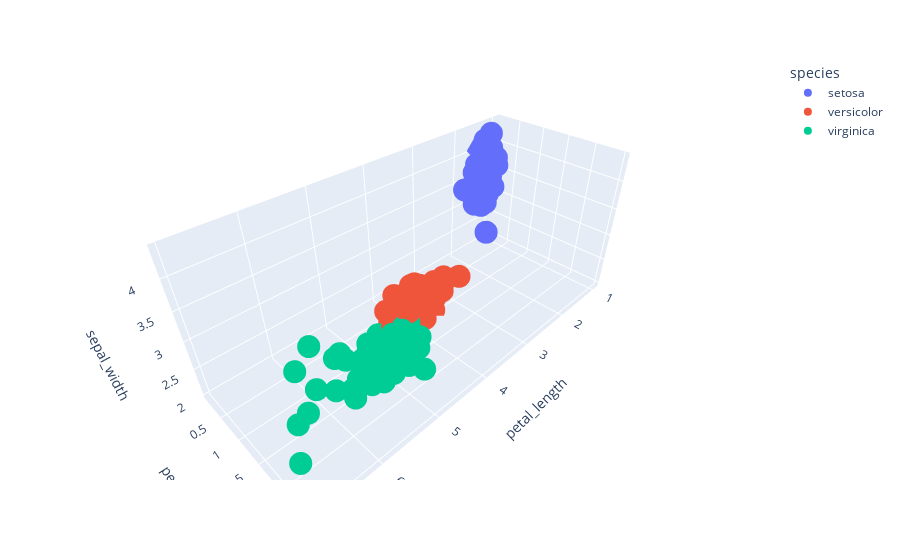

Here is the notebook cell this chart was saved with:
### Code cell
px.scatter_3d(iris , x= 'petal_length' ,y= 'petal_width' , z='sepal_width', color= 'species')

### Figure 1 — Plotly figure (JSON) as saved in the notebook; plotly's stock layout.template omitted (floating-point values rounded to 4 significant figures)
{"data": [{"hovertemplate": "species=setosa<br>petal_length=%{x}<br>petal_width=%{y}<br>sepal_width=%{z}<extra></extra>", "legendgroup": "setosa", "marker": {"color": "#636efa", "symbol": "circle"}, "mode": "markers", "name": "setosa", "scene": "scene", "showlegend": true, "type": "scatter3d", "x": [1.4, 1.4, 1.3, 1.5, 1.4, 1.7, 1.4, 1.5, 1.4, 1.5, 1.5, 1.6, 1.4, 1.1, 1.2, 1.5, 1.3, 1.4, 1.7, 1.5, 1.7, 1.5, 1, 1.7, 1.9, 1.6, 1.6, 1.5, 1.4, 1.6, 1.6, 1.5, 1.5, 1.4, 1.5, 1.2, 1.3, 1.5, 1.3, 1.5, 1.3, 1.3, 1.3, 1.6, 1.9, 1.4, 1.6, 1.4, 1.5, 1.4], "y": [0.2, 0.2, 0.2, 0.2, 0.2, 0.4, 0.3, 0.2, 0.2, 0.1, 0.2, 0.2, 0.1, 0.1, 0.2, 0.4, 0.4, 0.3, 0.3, 0.3, 0.2, 0.4, 0.2, 0.5, 0.2, 0.2, 0.4, 0.2, 0.2, 0.2, 0.2, 0.4, 0.1, 0.2, 0.1, 0.2, 0.2, 0.1, 0.2, 0.2, 0.3, 0.3, 0.2, 0.6, 0.4, 0.3, 0.2, 0.2, 0.2, 0.2], "z": [3.5, 3, 3.2, 3.1, 3.6, 3.9, 3.4, 3.4, 2.9, 3.1, 3.7, 3.4, 3, 3, 4, 4.4, 3.9, 3.5, 3.8, 3.8, 3.4, 3.7, 3.6, 3.3, 3.4, 3, 3.4, 3.5, 3.4, 3.2, 3.1, 3.4, 4.1, 4.2, 3.1, 3.2, 3.5, 3.1, 3, 3.4, 3.5, 2.3, 3.2, 3.5, 3.8, 3, 3.8, 3.2, 3.7, 3.3]}, {"hovertemplate": "species=versicolor<br>petal_length=%{x}<br>petal_width=%{y}<br>sepal_width=%{z}<extra></extra>", "legendgroup": "versicolor", "marker": {"color": "#EF553B", "symbol": "circle"}, "mode": "markers", "name": "versicolor", "scene": "scene", "showlegend": true, "type": "scatter3d", "x": [4.7, 4.5, 4.9, 4, 4.6, 4.5, 4.7, 3.3, 4.6, 3.9, 3.5, 4.2, 4, 4.7, 3.6, 4.4, 4.5, 4.1, 4.5, 3.9, 4.8, 4, 4.9, 4.7, 4.3, 4.4, 4.8, 5, 4.5, 3.5, 3.8, 3.7, 3.9, 5.1, 4.5, 4.5, 4.7, 4.4, 4.1, 4, 4.4, 4.6, 4, 3.3, 4.2, 4.2, 4.2, 4.3, 3, 4.1], "y": [1.4, 1.5, 1.5, 1.3, 1.5, 1.3, 1.6, 1, 1.3, 1.4, 1, 1.5, 1, 1.4, 1.3, 1.4, 1.5, 1, 1.5, 1.1, 1.8, 1.3, 1.5, 1.2, 1.3, 1.4, 1.4, 1.7, 1.5, 1, 1.1, 1, 1.2, 1.6, 1.5, 1.6, 1.5, 1.3, 1.3, 1.3, 1.2, 1.4, 1.2, 1, 1.3, 1.2, 1.3, 1.3, 1.1, 1.3], "z": [3.2, 3.2, 3.1, 2.3, 2.8, 2.8, 3.3, 2.4, 2.9, 2.7, 2, 3, 2.2, 2.9, 2.9, 3.1, 3, 2.7, 2.2, 2.5, 3.2, 2.8, 2.5, 2.8, 2.9, 3, 2.8, 3, 2.9, 2.6, 2.4, 2.4, 2.7, 2.7, 3, 3.4, 3.1, 2.3, 3, 2.5, 2.6, 3, 2.6, 2.3, 2.7, 3, 2.9, 2.9, 2.5, 2.8]}, {"hovertemplate": "species=virginica<br>petal_length=%{x}<br>petal_width=%{y}<br>sepal_width=%{z}<extra></extra>", "legendgroup": "virginica", "marker": {"color": "#00cc96", "symbol": "circle"}, "mode": "markers", "name": "virginica", "scene": "scene", "showlegend": true, "type": "scatter3d", "x": [6, 5.1, 5.9, 5.6, 5.8, 6.6, 4.5, 6.3, 5.8, 6.1, 5.1, 5.3, 5.5, 5, 5.1, 5.3, 5.5, 6.7, 6.9, 5, 5.7, 4.9, 6.7, 4.9, 5.7, 6, 4.8, 4.9, 5.6, 5.8, 6.1, 6.4, 5.6, 5.1, 5.6, 6.1, 5.6, 5.5, 4.8, 5.4, 5.6, 5.1, 5.1, 5.9, 5.7, 5.2, 5, 5.2, 5.4, 5.1], "y": [2.5, 1.9, 2.1, 1.8, 2.2, 2.1, 1.7, 1.8, 1.8, 2.5, 2, 1.9, 2.1, 2, 2.4, 2.3, 1.8, 2.2, 2.3, 1.5, 2.3, 2, 2, 1.8, 2.1, 1.8, 1.8, 1.8, 2.1, 1.6, 1.9, 2, 2.2, 1.5, 1.4, 2.3, 2.4, 1.8, 1.8, 2.1, 2.4, 2.3, 1.9, 2.3, 2.5, 2.3, 1.9, 2, 2.3, 1.8], "z": [3.3, 2.7, 3, 2.9, 3, 3, 2.5, 2.9, 2.5, 3.6, 3.2, 2.7, 3, 2.5, 2.8, 3.2, 3, 3.8, 2.6, 2.2, 3.2, 2.8, 2.8, 2.7, 3.3, 3.2, 2.8, 3, 2.8, 3, 2.8, 3.8, 2.8, 2.8, 2.6, 3, 3.4, 3.1, 3, 3.1, 3.1, 3.1, 2.7, 3.2, 3.3, 3, 2.5, 3, 3.4, 3]}], "layout": {"legend": {"title": {"text": "species"}, "tracegroupgap": 0}, "margin": {"t": 60}, "scene": {"domain": {"x": [0, 1], "y": [0, 1]}, "xaxis": {"title": {"text": "petal_length"}}, "yaxis": {"title": {"text": "petal_width"}}, "zaxis": {"title": {"text": "sepal_width"}}}}}
